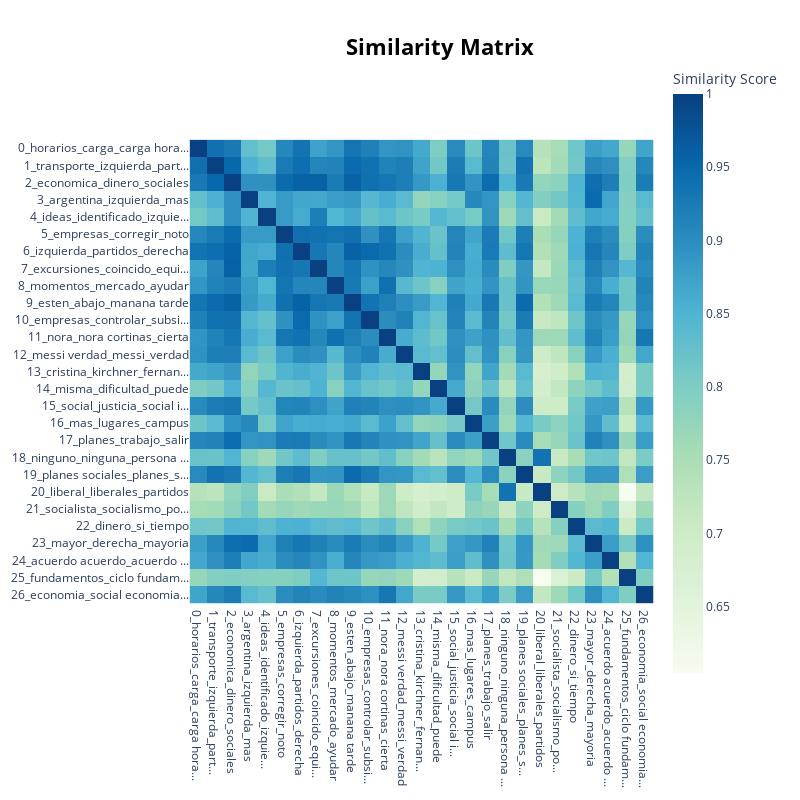

Notebook cell for this chart:
### Markdown cell above
#### Tambien podemos ver la correlacion entre los topicos.

### Code cell
model.visualize_heatmap()

### Figure 1 — Plotly figure (JSON) as saved in the notebook; plotly's stock layout.template omitted (floating-point values rounded to 4 significant figures; data arrays with more than 128 entries replaced by an {"elided": "..."} marker saying what was removed)
{"data": [{"coloraxis": "coloraxis", "hovertemplate": "x: %{x}<br>y: %{y}<br>Similarity Score: %{z}<extra></extra>", "name": "0", "type": "heatmap", "x": ["0_horarios_carga_carga hora...", "1_transporte_izquierda_part...", "2_economica_dinero_sociales", "3_argentina_izquierda_mas", "4_ideas_identificado_izquie...", "5_empresas_corregir_noto", "6_izquierda_partidos_derecha", "7_excursiones_coincido_equi...", "8_momentos_mercado_ayudar", "9_esten_abajo_manana tarde", "10_empresas_controlar_subsi...", "11_nora_nora cortinas_cierta", "12_messi verdad_messi_verdad", "13_cristina_kirchner_fernan...", "14_misma_dificultad_puede", "15_social_justicia_social i...", "16_mas_lugares_campus", "17_planes_trabajo_salir", "18_ninguno_ninguna_persona ...", "19_planes sociales_planes_s...", "20_liberal_liberales_partidos", "21_socialista_socialismo_po...", "22_dinero_si_tiempo", "23_mayor_derecha_mayoria", "24_acuerdo acuerdo_acuerdo ...", "25_fundamentos_ciclo fundam...", "26_economia_social economia..."], "xaxis": "x", "y": ["0_horarios_carga_carga hora...", "1_transporte_izquierda_part...", "2_economica_dinero_sociales", "3_argentina_izquierda_mas", "4_ideas_identificado_izquie...", "5_empresas_corregir_noto", "6_izquierda_partidos_derecha", "7_excursiones_coincido_equi...", "8_momentos_mercado_ayudar", "9_esten_abajo_manana tarde", "10_empresas_controlar_subsi...", "11_nora_nora cortinas_cierta", "12_messi verdad_messi_verdad", "13_cristina_kirchner_fernan...", "14_misma_dificultad_puede", "15_social_justicia_social i...", "16_mas_lugares_campus", "17_planes_trabajo_salir", "18_ninguno_ninguna_persona ...", "19_planes sociales_planes_s...", "20_liberal_liberales_partidos", "21_socialista_socialismo_po...", "22_dinero_si_tiempo", "23_mayor_derecha_mayoria", "24_acuerdo acuerdo_acuerdo ...", "25_fundamentos_ciclo fundam...", "26_economia_social economia..."], "yaxis": "y", "z": {"elided": "27x27 float values"}}], "layout": {"coloraxis": {"colorbar": {"title": {"text": "Similarity Score"}}, "colorscale": [[0, "rgb(247,252,240)"], [0.125, "rgb(224,243,219)"], [0.25, "rgb(204,235,197)"], [0.375, "rgb(168,221,181)"], [0.5, "rgb(123,204,196)"], [0.625, "rgb(78,179,211)"], [0.75, "rgb(43,140,190)"], [0.875, "rgb(8,104,172)"], [1, "rgb(8,64,129)"]]}, "height": 800, "hoverlabel": {"bgcolor": "white", "font": {"family": "Rockwell", "size": 16}}, "legend": {"title": {"text": "Trend"}}, "margin": {"t": 60}, "showlegend": true, "title": {"font": {"color": "Black", "size": 22}, "text": "<b>Similarity Matrix", "x": 0.55, "xanchor": "center", "y": 0.95, "yanchor": "top"}, "width": 800, "xaxis": {"anchor": "y", "constrain": "domain", "domain": [0, 1], "scaleanchor": "y"}, "yaxis": {"anchor": "x", "autorange": "reversed", "constrain": "domain", "domain": [0, 1]}}}
